Frame 1 (no input): blank canvas, image omitted
Frame 60 (the mouse pressed at the canvas centre just before this capture): blank canvas, image omitted
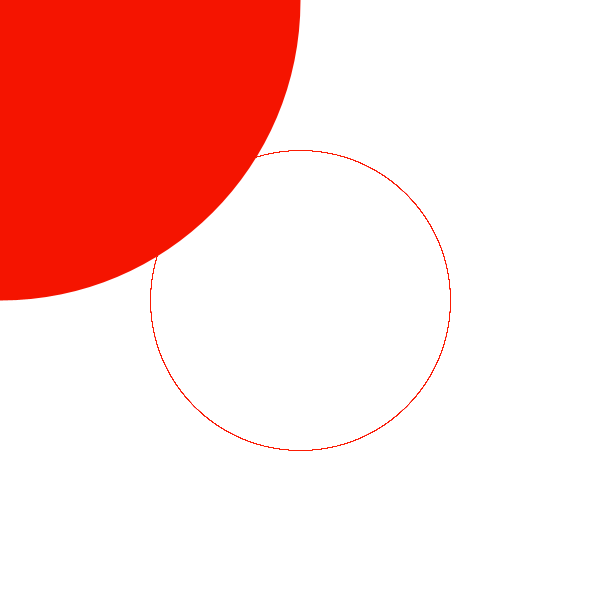
Frame 120 (the mouse held since frame 60 and released just before this capture)

The Processing sketch whose frames 1 and 60 were blank and that drew this single picture after the mouse press (run headless with seeded random() and noise(); from frame 60 on, the mouse is pressed at the canvas centre):

// Processing sketch: processing_4755
// ── processing_4755.pde

void setup(){
  size(600,600);
  smooth();
   background(255);
}

void draw(){
  stroke(245,20,0);
  fill(mouseX,mouseX);
  strokeWeight(abs(pmouseX - mouseX));
  ellipse(pmouseX,pmouseY,mouseX,mouseY);
}
